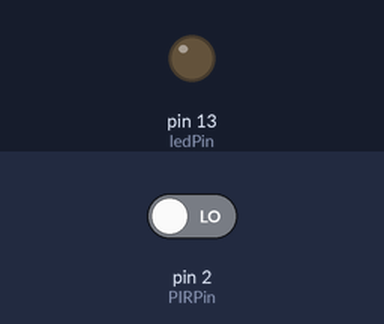
A sketch run on a simulated Arduino Uno, built with avr-gcc and run on an emulated ATmega328P. Shown: output pins drawn as LEDs (lit = HIGH). The test bench sets the inputs (shaded band); at power-on: pin 2 (PIRPin) LOW. What the sketch prints to the serial monitor is not drawn.

Above: at 1.2 s.
1.3 s: pin 2 (PIRPin) driven HIGH
At 1.8 s:
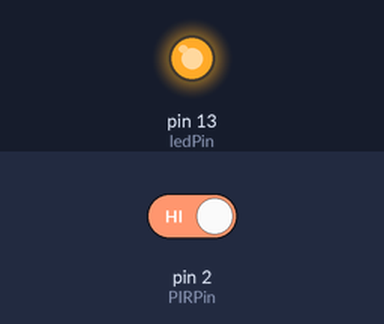
4.3 s: pin 2 (PIRPin) driven LOW
At 4.8 s:
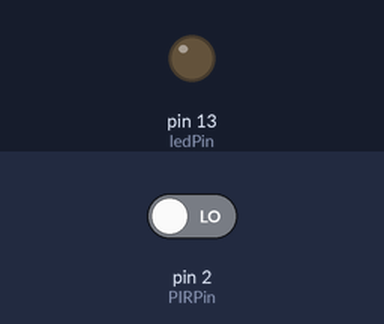
Timing chart, 0 to 7.3 s (numbered marks = the images above; inputs shaded):
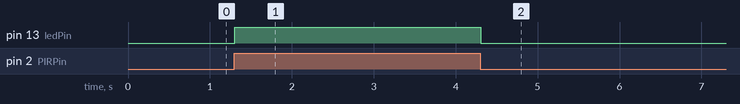

Measured:
- after the input at 1.3 s, pin 13 (ledPin): LOW → HIGH at once
- after the input at 4.3 s, pin 13 (ledPin): HIGH → LOW at once

The sketch:

PIR.ino
```cpp
const int PIRPin = 2;
const int ledPin = 13;


void setup() {
  pinMode(PIRPin,INPUT);
  pinMode(ledPin,OUTPUT);

  Serial.begin(9600);


}

void loop() {
  int value1 = digitalRead(PIRPin);
  Serial.println(value1);

  if(value1==HIGH){
    digitalWrite(ledPin,HIGH);
    delay(100);
    digitalWrite(ledPin,LOW);
  }else{
    digitalWrite(ledPin,LOW);
  }

}
```
